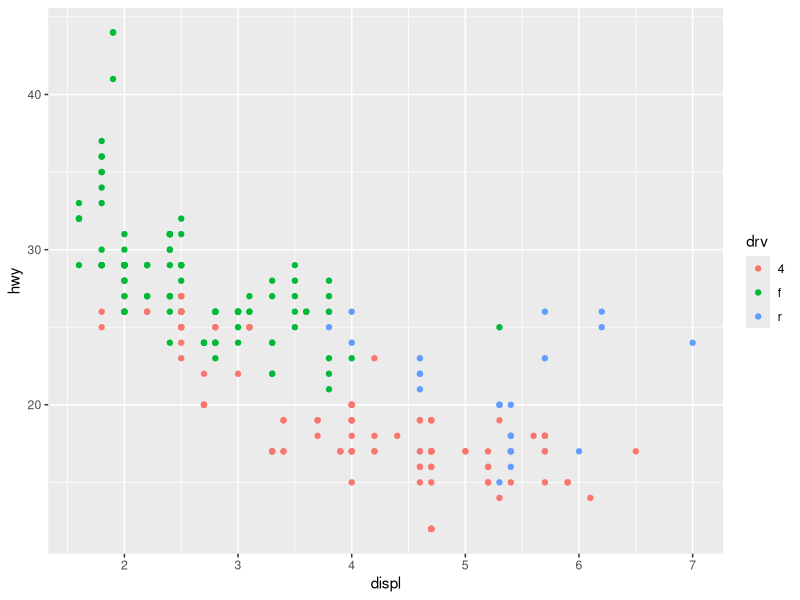
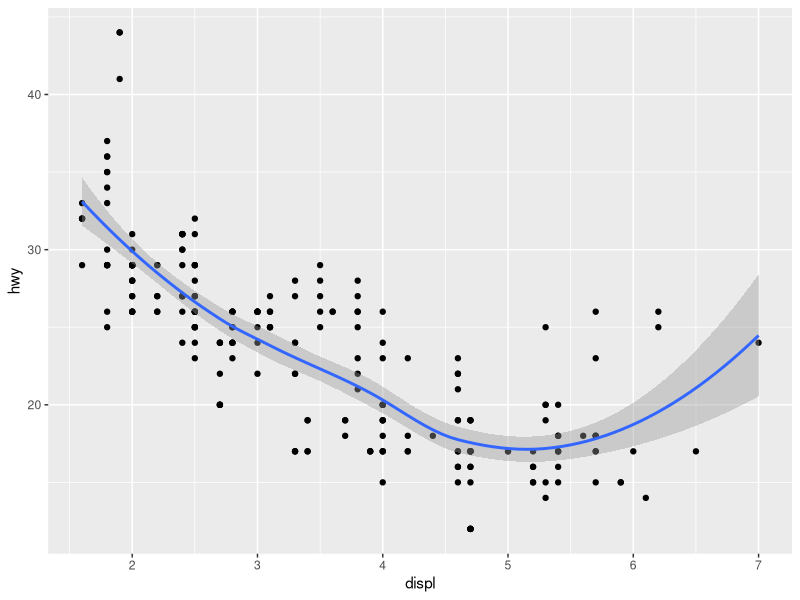
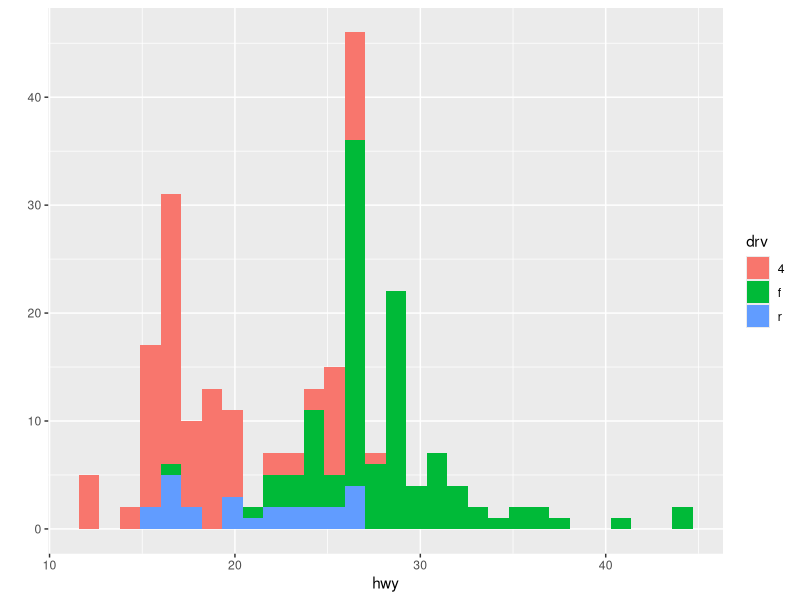
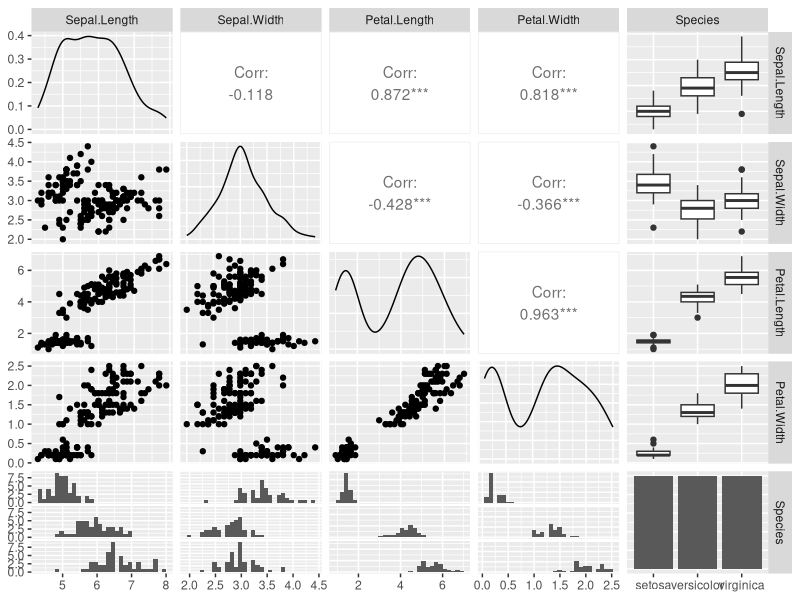

Reproduce these figures in R, in order. (Note: this script raises an error after producing the figures.)
## ---- chunk 1
    library(ggplot2)
    qplot(x = displ, y = hwy, data = mpg, color = drv)
    qplot(displ,hwy,data=mpg,geom=c("point","smooth"))
    qplot(hwy,data=mpg,fill=drv)
    #ggsave("plot.png")
## ---- chunk 2
library(GGally)
data(iris)
ggpairs(iris, colour='Species', alpha=0.4)
data(tips, package = "reshape")
ggpairs(tips[,1:3])
ggpairs(
  tips[,c(1,3,4,2)],
  upper = list(continuous = "density", combo = "box"),
  lower = list(continuous = "points", combo = "dot")
)
